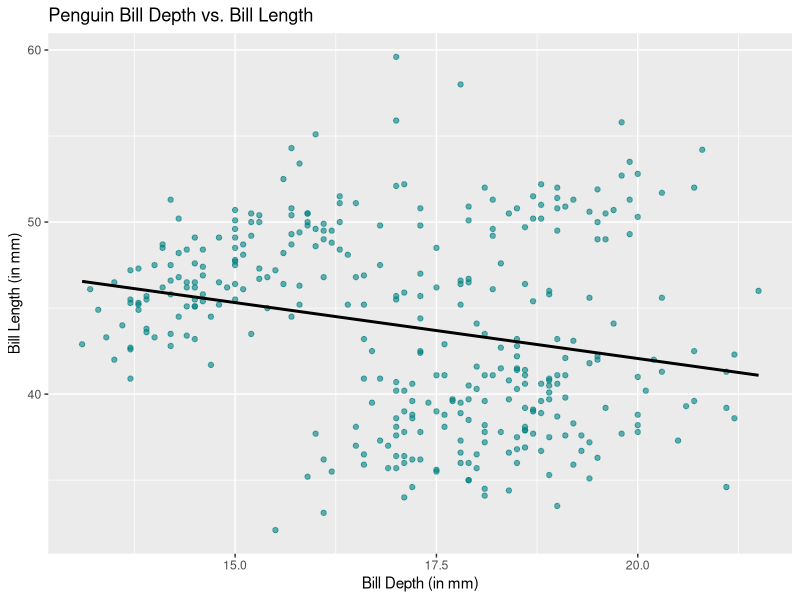
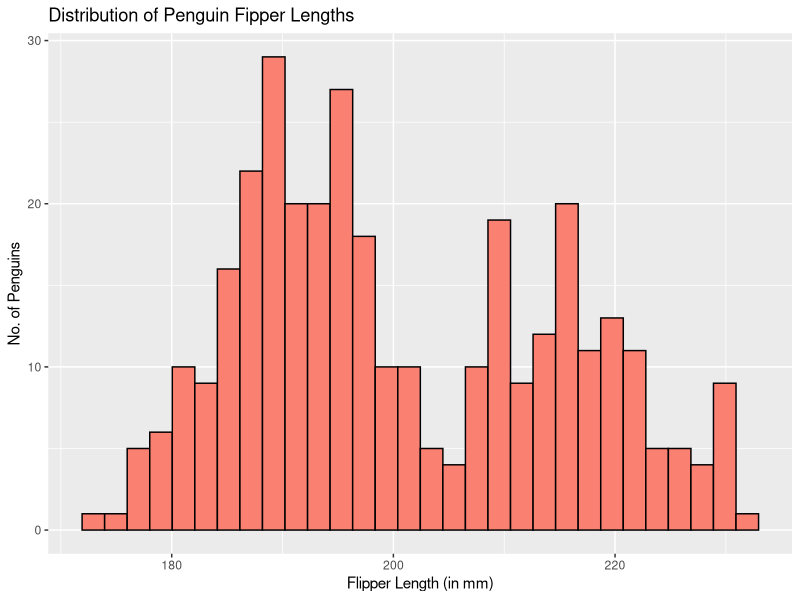
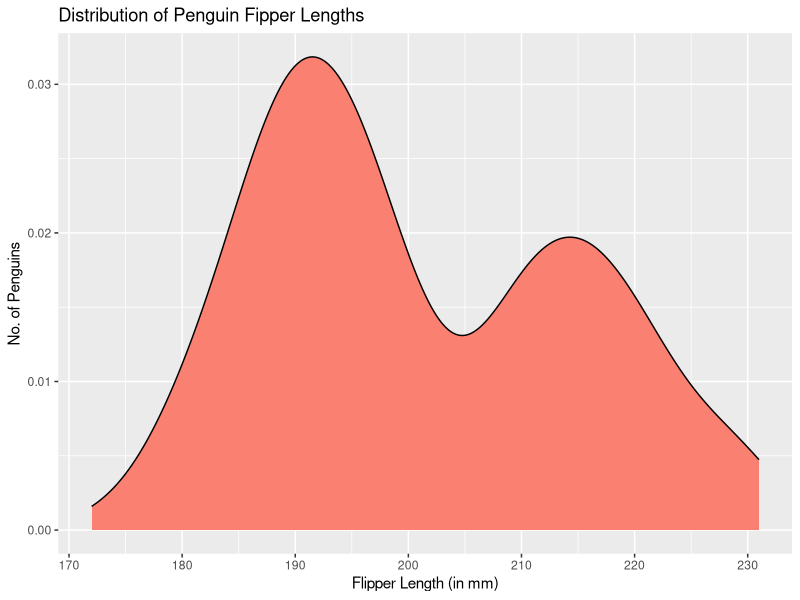
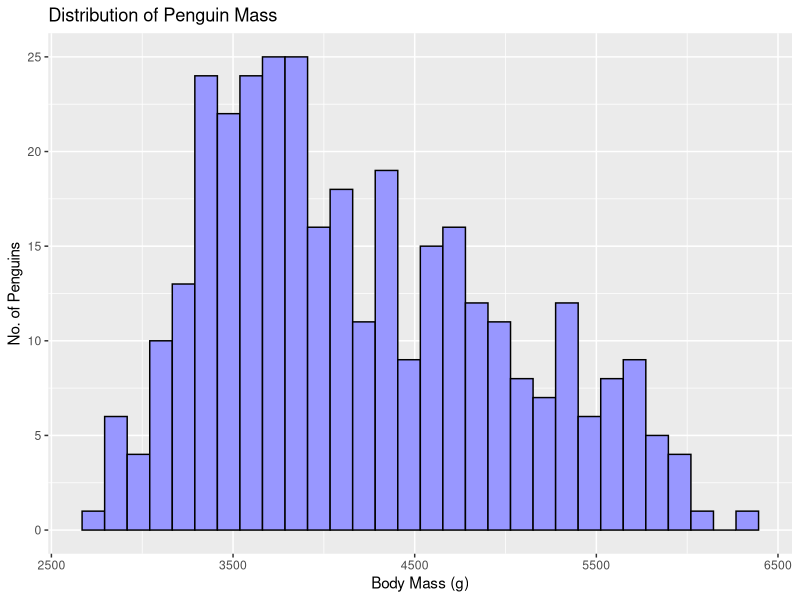
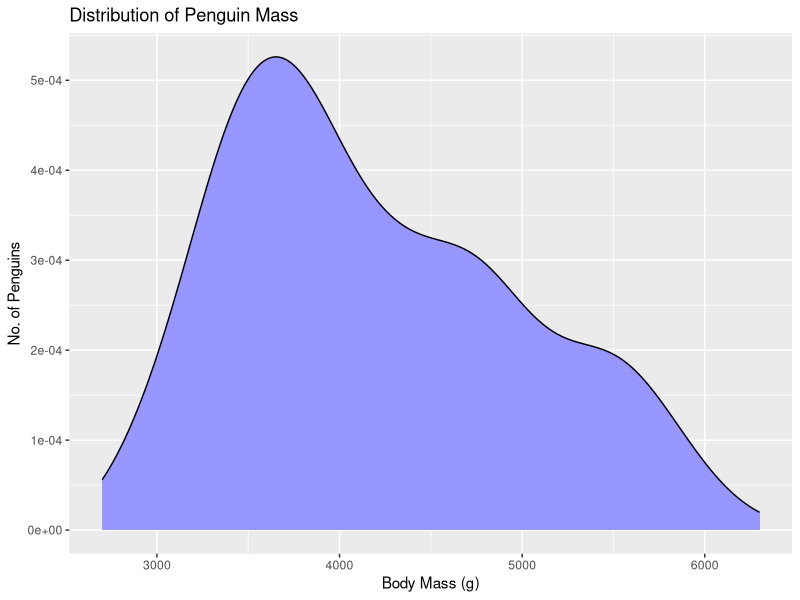
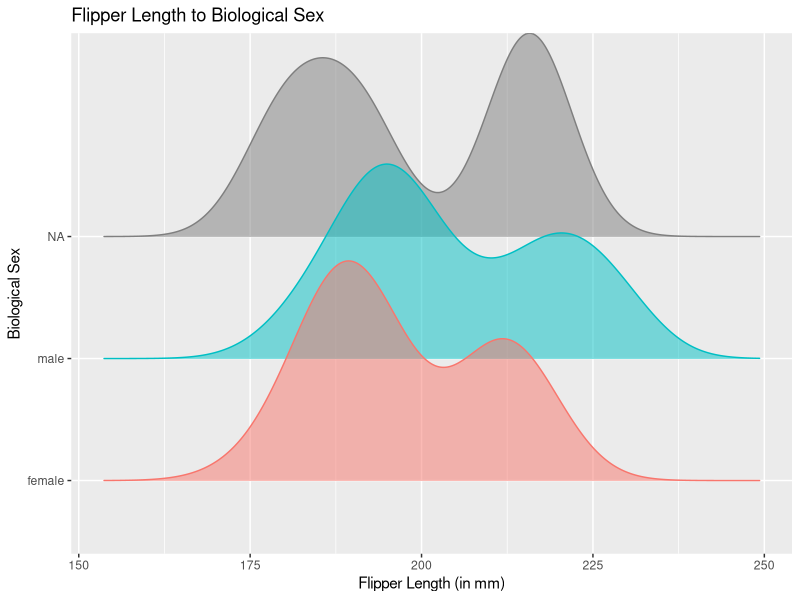
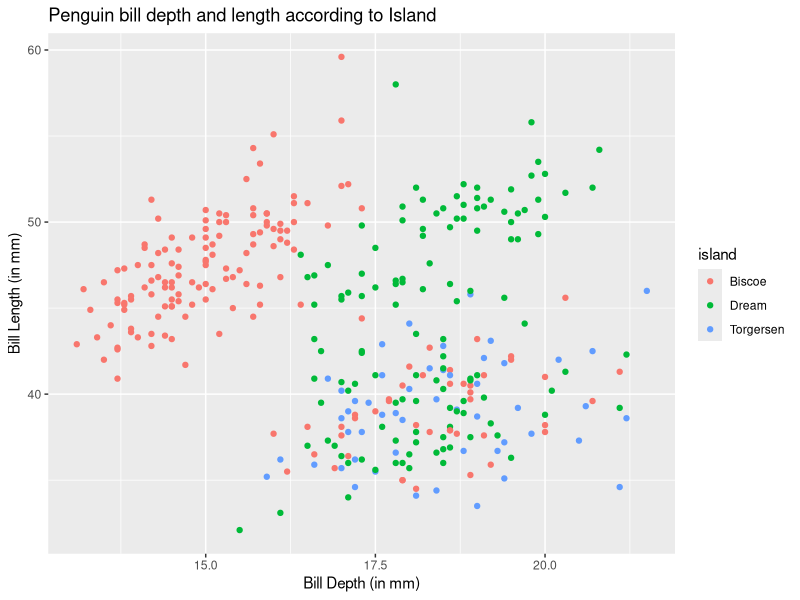
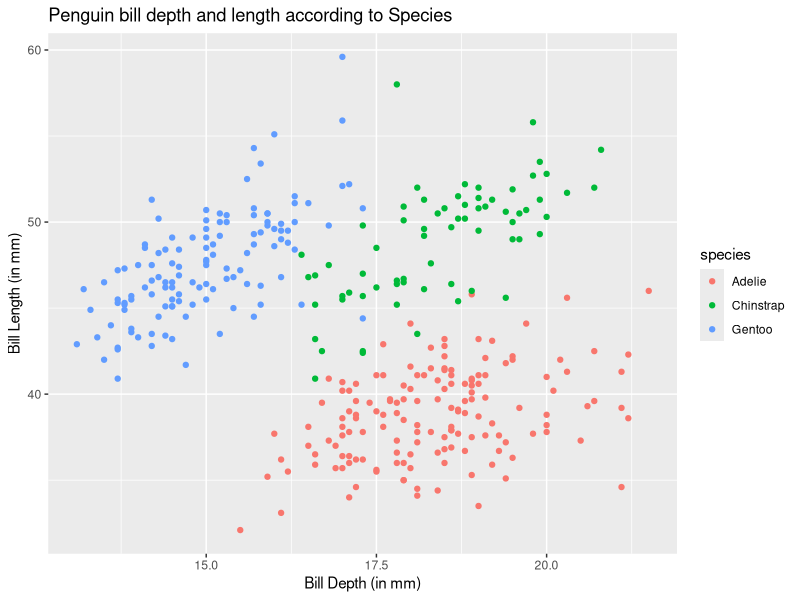

Generate these figures, in order, with R:
## ---- chunk 1
knitr::opts_chunk$set(echo = TRUE)
## ---- chunk 2
library(tidyverse)

# install.packages("palmerpenguins")
library(palmerpenguins)

## ---- chunk 3
library(ggplot2) #make graphs
library(ggridges) #MOARE fun graph options

#Scatter plot
ggplot(data = penguins,
       aes(x = bill_depth_mm, y = bill_length_mm)) +
  
  geom_point(color = "#008080",
             alpha = 0.6,
             show.legend = FALSE) +
  
  labs(x = "Bill Depth (in mm)", 
       y = "Bill Length (in mm)",
       title = "Penguin Bill Depth vs. Bill Length") +
  
#Adding r^2 function to better observe linear relationship
  geom_smooth(method = "lm",
              color = "black",
              se = FALSE)
## ---- chunk 4
#Histogram
ggplot(data = penguins,
       aes(x = flipper_length_mm)) +
  
  geom_histogram(color = "#000000",
                 fill = "#fa8072",
                 show.legend = FALSE) +
  
  labs(x = "Flipper Length (in mm)", 
       y = "No. of Penguins",
       title = "Distribution of Penguin Fipper Lengths")


#Density Plot
ggplot(data = penguins,
       aes(x = flipper_length_mm)) +
  
  geom_density(color = "#000000",
                 fill = "#fa8072",
                 show.legend = FALSE) +
  
  labs(x = "Flipper Length (in mm)", 
       y = "No. of Penguins",
       title = "Distribution of Penguin Fipper Lengths")
## ---- chunk 5
#Histogram
ggplot(data = penguins,
       aes(x = body_mass_g)) +
  
  geom_histogram(color = "#000000",
                 fill = "#9897FF",
                 show.legend = FALSE) +
  
  labs(x = "Body Mass (g)", 
       y = "No. of Penguins",
       title = "Distribution of Penguin Mass")


#Density Plot
ggplot(data = penguins,
       aes(x = body_mass_g)) +
  
  geom_density(color = "#000000",
                 fill = "#9897FF",
                 show.legend = FALSE) +
  
  labs(x = "Body Mass (g)", 
       y = "No. of Penguins",
       title = "Distribution of Penguin Mass")
## ---- chunk 6
#Density Plot
ggplot(data = penguins,
       aes(y = sex,
           x = flipper_length_mm,
       color = sex,
       fill = sex)) +
  
  geom_density_ridges(
    alpha = 0.5,
   show.legend = FALSE) +
  
  labs(x = "Flipper Length (in mm)",
       y = "Biological Sex",
       title = "Flipper Length to Biological Sex")
## ---- chunk 7
#Scatterplot 1: by island
ggplot(data = penguins,
       aes(x = bill_depth_mm,
           y = bill_length_mm,
           color = island)) +
  
  geom_point() +
  
  labs(x = "Bill Depth (in mm)",
       y = "Bill Length (in mm)", 
       title = "Penguin bill depth and length according to Island")


#Scatterplot 2: by species
ggplot(data = penguins,
       aes(x = bill_depth_mm,
           y = bill_length_mm,
           color = species)) +
  
  geom_point() +
  
  labs(x = "Bill Depth (in mm)",
       y = "Bill Length (in mm)", 
       title = "Penguin bill depth and length according to Species")
## ---- chunk 8
#Make a density plot comparing flipper lengths to species
ggplot(data = penguins,
       aes(x = flipper_length_mm,
           y = species,
           color = species,
           fill = species)) +
  
  geom_density_ridges(
    alpha = 0.5,
   show.legend = FALSE) +
  
  labs(x = "Flipper Length (in mm)",
       y = "Species",
       title = "Flipper length distribution to Species")
## ---- chunk 9
#Make a density plot comparing flipper lengths to species AND sex
ggplot(data = penguins,
       aes(x = flipper_length_mm)) +
  
  geom_density(
    alpha = 0.5,
   show.legend = FALSE) +
  
  facet_grid(rows = vars(species),
             cols = vars(sex),
             scales = "free_y") +
  
  labs(x = "Flipper Length (in mm)",
       title = "Flipper length distribution to Species and Sex")
## ---- chunk 10
#Box plot comparing flipper lengths to sex
ggplot(data = penguins,
       aes(x = flipper_length_mm,
           y = sex)) +
  
  geom_boxplot() +
  
  labs(x = "Flipper Length (in mm)",
       y = "Biological Sex",
       title = "Flipper length distribution to Sex") +
  
  geom_jitter(
    aes(color = sex,
        alpha = 0.3),
    show.legend = FALSE)
## ---- chunk 11
#Box plot comparing flipper lengths to sex + species
ggplot(data = penguins,
       aes(x = flipper_length_mm)) +
  
  geom_boxplot() +
  
  facet_grid(
    rows = vars(sex),
    cols = vars(species)) +
  
  labs(x = "Flipper Length (in mm)",
       title = "Flipper length distribution")
## ---- chunk 12
#Species bargraph
ggplot(data = penguins,
       aes(x = species,
           color = species,
           fill = species,
           show.legend = FALSE)) +
  
  geom_bar() +
  
  labs(x = "Species",
       y = "No. of Penguins",
       title = "No. of Penguins per Species")
## ---- chunk 13
#Island bargraph
ggplot(data = penguins,
       aes(x = island,
           color = island,
           fill = island,
           show.legend = FALSE)) +
  
  geom_bar() +
  
  labs(x = "Island",
       y = "No. of Penguins",
       title = "No. of Penguins per Island")
## ---- chunk 14
#Species bargraph + sex 
ggplot(data = penguins,
       aes(x = species,
           fill = sex)) +
  
  geom_bar(position = "fill") +
  
  labs(x = "Island",
       y = "Percent(%) Penguins",
       title = "Sex ratio among Penguin Species")
## ---- chunk 15
#Island bargraph + species 
ggplot(data = penguins,
       aes(x = island,
           fill = species)) +
  
  geom_bar(position = "fill") +
  
  labs(x = "Island",
       y = "Percent(%) Penguins",
       title = "Penguin species within each Island")
## ---- chunk 16
#Bargraphs w/ year

#Sex Distribution per Year
ggplot(data = penguins,
       aes(x = year,
           fill = sex)) +
  
  geom_bar(position = "fill") +
  
  labs(x = "Year",
       y = "Percent(%) Penguins",
       title = "Sex Distribution per Year")


#Species Distribution per Year
ggplot(data = penguins,
       aes(x = year,
           fill = species)) +
  
  geom_bar(position = "fill") +
  
  labs(x = "Year",
       y = "Percent(%) Penguins",
       title = "Species Distribution per Year")

#Island Distribution per Year
ggplot(data = penguins,
       aes(x = year,
           fill = island)) +
  
  geom_bar(position = "fill") +
  
  labs(x = "Year",
       y = "Percent(%) Penguins",
       title = "Island Distribution per Year")

#Combined data
ggplot(data = penguins,
       aes(x = year)) +
  
  geom_bar() +
  
  facet_grid(rows = vars(island),
             cols = vars(species)) +
  
  labs(x = "Year",
       title = "Island and Species Distribution per Year")

